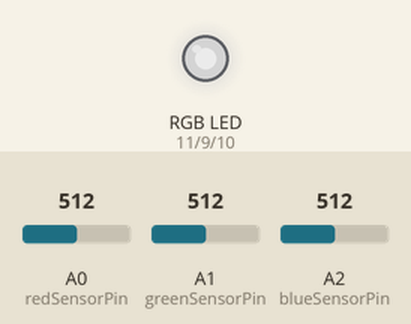
This sketch was run on a simulated Arduino Uno, built with avr-gcc and run on an emulated ATmega328P. Shown: an RGB LED mixed from three pins (HIGH = lit). The test bench sets the inputs (shaded band); at power-on: A0 (redSensorPin) = 512, A1 (greenSensorPin) = 512, A2 (blueSensorPin) = 512. Dim RGB values are drawn brighter than linear; what the sketch prints to the serial monitor is not drawn.

Above: at 1.2 s.
1.3 s: A0 (redSensorPin) set to 409
At 2.5 s:
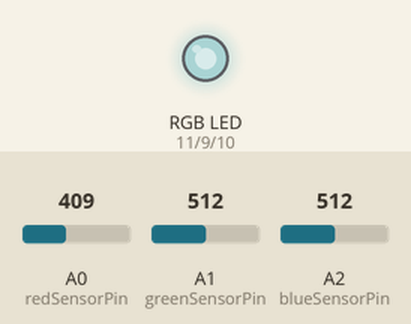
3.3 s: A0 (redSensorPin) set to 387
At 4.4 s:
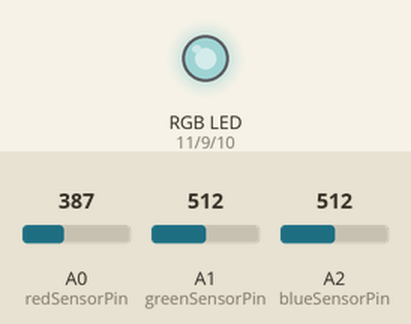
5.1 s: A1 (greenSensorPin) set to 416
At 6.3 s:
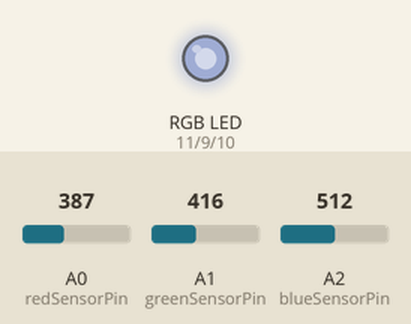
6.9 s: A1 (greenSensorPin) set to 384
At 7.6 s:
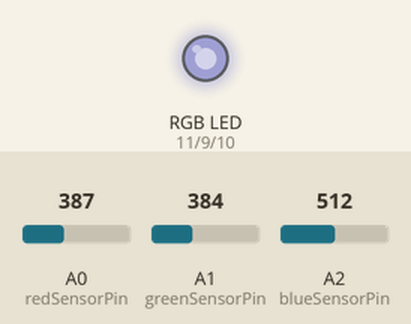
8.7 s: A2 (blueSensorPin) set to 412
At 9.4 s:
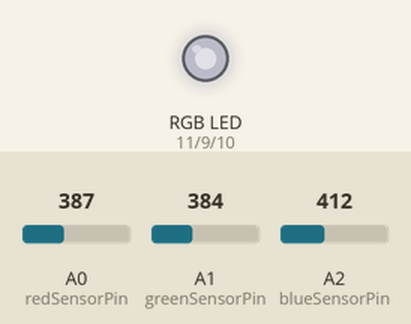
10.5 s: A2 (blueSensorPin) set to 391
At 11.3 s:
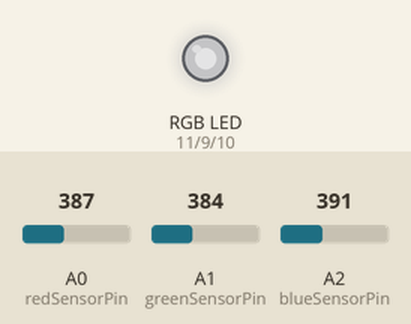
Timing chart, 0 to 13.3 s (numbered marks = the images above; inputs shaded):
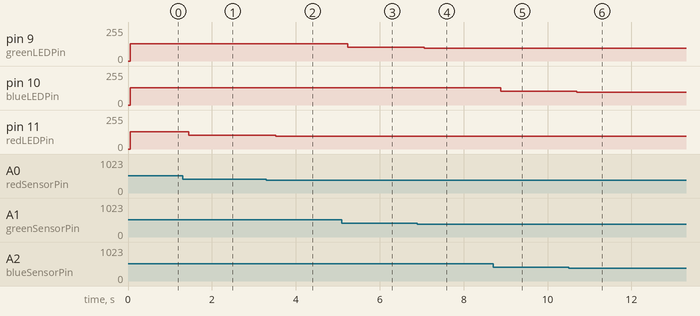

The sketch:

RGB_Fade.ino
```cpp
const int greenLEDPin = 9;
const int redLEDPin = 11;
const int blueLEDPin = 10;

const int redSensorPin = A0;
const int greenSensorPin = A1;
const int blueSensorPin = A2;

int redValue = 0;
int greenValue = 0;
int blueValue = 0;

int redSensorValue = 0;
int blueSensorValue = 0;
int greenSensorValue = 0;

void setup() {
Serial.begin(9600);

pinMode(greenLEDPin, OUTPUT);
pinMode(redLEDPin, OUTPUT);
pinMode(blueLEDPin, OUTPUT);

}

void loop() {
redSensorValue = analogRead(redSensorPin);
delay(5);
greenSensorValue = analogRead(greenSensorPin);
delay(5);
blueSensorValue = analogRead(blueSensorPin);

Serial.print("Raw Sensor Values /t Red: ");
Serial.print(redSensorValue);
Serial.print("/t Green: ");
Serial.print(greenSensorValue);
Serial.print("/t Blue: ");
Serial.print(blueSensorValue);

//value needs to be 0-255 (RGB), so needs to divide sensor value (scale of 0-1023)
redValue = redSensorValue/4;
greenValue = greenSensorValue/4;
blueValue = blueSensorValue/4;

Serial.print("Mapped Sensor Values /t Red: ");
Serial.print(redValue);
Serial.print("/t Green: ");
Serial.print(greenValue);
Serial.print("/t Blue: ");
Serial.print(blueValue);

analogWrite(redLEDPin, redValue);
analogWrite(blueLEDPin, blueValue);
analogWrite(greenLEDPin, greenValue);
}
```

Measured:
- after the input at 1.3 s, pin 11 (redLEDPin): 128/255 → 102/255 after 0.14 s
- after the input at 3.3 s, pin 11 (redLEDPin): 102/255 → 96/255 after 0.22 s
- after the input at 5.1 s, pin 9 (greenLEDPin): 128/255 → 104/255 after 0.14 s
- after the input at 6.9 s, pin 9 (greenLEDPin): 104/255 → 96/255 after 0.17 s
- after the input at 8.7 s, pin 10 (blueLEDPin): 128/255 → 103/255 after 0.18 s
- after the input at 10.5 s, pin 10 (blueLEDPin): 103/255 → 97/255 after 0.19 s
